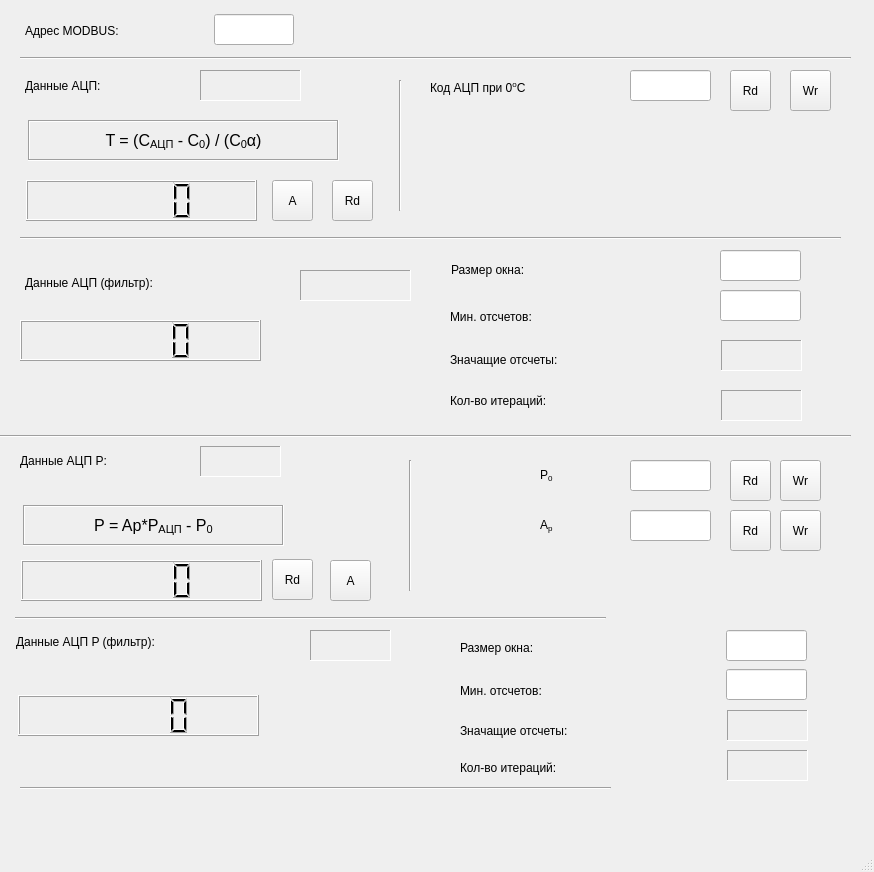
<?xml version="1.0" encoding="UTF-8"?>
<ui version="4.0">
 <class>fmTPPar</class>
 <widget class="QMainWindow" name="fmTPPar">
  <property name="geometry">
   <rect>
    <x>0</x>
    <y>0</y>
    <width>874</width>
    <height>872</height>
   </rect>
  </property>
  <property name="minimumSize">
   <size>
    <width>874</width>
    <height>872</height>
   </size>
  </property>
  <property name="maximumSize">
   <size>
    <width>874</width>
    <height>872</height>
   </size>
  </property>
  <property name="windowTitle">
   <string> Термометр и Измеритель давления</string>
  </property>
  <widget class="QWidget" name="centralwidget">
   <widget class="Line" name="line_4">
    <property name="geometry">
     <rect>
      <x>0</x>
      <y>426</y>
      <width>851</width>
      <height>20</height>
     </rect>
    </property>
    <property name="orientation">
     <enum>Qt::Horizontal</enum>
    </property>
   </widget>
   <widget class="Line" name="line_5">
    <property name="geometry">
     <rect>
      <x>15</x>
      <y>610</y>
      <width>591</width>
      <height>16</height>
     </rect>
    </property>
    <property name="orientation">
     <enum>Qt::Horizontal</enum>
    </property>
   </widget>
   <widget class="QToolButton" name="tbP0Rd">
    <property name="geometry">
     <rect>
      <x>730</x>
      <y>460</y>
      <width>41</width>
      <height>41</height>
     </rect>
    </property>
    <property name="text">
     <string>Rd</string>
    </property>
   </widget>
   <widget class="QLCDNumber" name="lcdDataConv_P">
    <property name="geometry">
     <rect>
      <x>21</x>
      <y>560</y>
      <width>241</width>
      <height>41</height>
     </rect>
    </property>
   </widget>
   <widget class="QLabel" name="label_7">
    <property name="geometry">
     <rect>
      <x>23</x>
      <y>505</y>
      <width>261</width>
      <height>41</height>
     </rect>
    </property>
    <property name="font">
     <font>
      <family>Arial</family>
      <pointsize>12</pointsize>
      <weight>50</weight>
      <bold>false</bold>
     </font>
    </property>
    <property name="frameShape">
     <enum>QFrame::Box</enum>
    </property>
    <property name="frameShadow">
     <enum>QFrame::Sunken</enum>
    </property>
    <property name="text">
     <string>P =  Ap*P&lt;sub&gt;АЦП&lt;/sub&gt; - P&lt;sub&gt;0&lt;/sub&gt;</string>
    </property>
    <property name="alignment">
     <set>Qt::AlignCenter</set>
    </property>
   </widget>
   <widget class="QLabel" name="label_15">
    <property name="geometry">
     <rect>
      <x>540</x>
      <y>460</y>
      <width>61</width>
      <height>31</height>
     </rect>
    </property>
    <property name="font">
     <font>
      <pointsize>9</pointsize>
     </font>
    </property>
    <property name="lineWidth">
     <number>-5</number>
    </property>
    <property name="text">
     <string>P&lt;sub&gt;0&lt;/sub&gt;</string>
    </property>
   </widget>
   <widget class="QLabel" name="llData_P">
    <property name="geometry">
     <rect>
      <x>200</x>
      <y>446</y>
      <width>81</width>
      <height>31</height>
     </rect>
    </property>
    <property name="font">
     <font>
      <pointsize>9</pointsize>
     </font>
    </property>
    <property name="frameShape">
     <enum>QFrame::Panel</enum>
    </property>
    <property name="frameShadow">
     <enum>QFrame::Sunken</enum>
    </property>
    <property name="text">
     <string/>
    </property>
   </widget>
   <widget class="QToolButton" name="tbScan_P">
    <property name="geometry">
     <rect>
      <x>272</x>
      <y>559</y>
      <width>41</width>
      <height>41</height>
     </rect>
    </property>
    <property name="text">
     <string>Rd</string>
    </property>
   </widget>
   <widget class="Line" name="line_6">
    <property name="geometry">
     <rect>
      <x>400</x>
      <y>460</y>
      <width>20</width>
      <height>131</height>
     </rect>
    </property>
    <property name="orientation">
     <enum>Qt::Vertical</enum>
    </property>
   </widget>
   <widget class="QLineEdit" name="leP0">
    <property name="geometry">
     <rect>
      <x>630</x>
      <y>460</y>
      <width>81</width>
      <height>31</height>
     </rect>
    </property>
    <property name="font">
     <font>
      <pointsize>9</pointsize>
     </font>
    </property>
   </widget>
   <widget class="QToolButton" name="tbAutoScan_P">
    <property name="geometry">
     <rect>
      <x>330</x>
      <y>560</y>
      <width>41</width>
      <height>41</height>
     </rect>
    </property>
    <property name="text">
     <string>A</string>
    </property>
   </widget>
   <widget class="QLabel" name="label_2">
    <property name="geometry">
     <rect>
      <x>20</x>
      <y>450</y>
      <width>181</width>
      <height>21</height>
     </rect>
    </property>
    <property name="font">
     <font>
      <pointsize>9</pointsize>
     </font>
    </property>
    <property name="text">
     <string>Данные АЦП P:</string>
    </property>
   </widget>
   <widget class="QToolButton" name="tbP0Wr">
    <property name="geometry">
     <rect>
      <x>780</x>
      <y>460</y>
      <width>41</width>
      <height>41</height>
     </rect>
    </property>
    <property name="text">
     <string>Wr</string>
    </property>
   </widget>
   <widget class="QLabel" name="label_19">
    <property name="geometry">
     <rect>
      <x>540</x>
      <y>510</y>
      <width>51</width>
      <height>31</height>
     </rect>
    </property>
    <property name="font">
     <font>
      <pointsize>9</pointsize>
     </font>
    </property>
    <property name="lineWidth">
     <number>-5</number>
    </property>
    <property name="text">
     <string>A&lt;sub&gt;p&lt;/sub&gt;</string>
    </property>
   </widget>
   <widget class="QToolButton" name="tbApRd">
    <property name="geometry">
     <rect>
      <x>730</x>
      <y>510</y>
      <width>41</width>
      <height>41</height>
     </rect>
    </property>
    <property name="text">
     <string>Rd</string>
    </property>
   </widget>
   <widget class="QLineEdit" name="leAp">
    <property name="geometry">
     <rect>
      <x>630</x>
      <y>510</y>
      <width>81</width>
      <height>31</height>
     </rect>
    </property>
    <property name="font">
     <font>
      <pointsize>9</pointsize>
     </font>
    </property>
   </widget>
   <widget class="QToolButton" name="tbApWr">
    <property name="geometry">
     <rect>
      <x>780</x>
      <y>510</y>
      <width>41</width>
      <height>41</height>
     </rect>
    </property>
    <property name="text">
     <string>Wr</string>
    </property>
   </widget>
   <widget class="QLabel" name="label_8">
    <property name="geometry">
     <rect>
      <x>460</x>
      <y>760</y>
      <width>221</width>
      <height>16</height>
     </rect>
    </property>
    <property name="font">
     <font>
      <pointsize>9</pointsize>
     </font>
    </property>
    <property name="text">
     <string>Кол-во итераций:</string>
    </property>
   </widget>
   <widget class="Line" name="line_8">
    <property name="geometry">
     <rect>
      <x>20</x>
      <y>780</y>
      <width>591</width>
      <height>16</height>
     </rect>
    </property>
    <property name="orientation">
     <enum>Qt::Horizontal</enum>
    </property>
   </widget>
   <widget class="QLabel" name="llNumPass_2">
    <property name="geometry">
     <rect>
      <x>727</x>
      <y>750</y>
      <width>81</width>
      <height>31</height>
     </rect>
    </property>
    <property name="font">
     <font>
      <pointsize>9</pointsize>
     </font>
    </property>
    <property name="frameShape">
     <enum>QFrame::Panel</enum>
    </property>
    <property name="frameShadow">
     <enum>QFrame::Sunken</enum>
    </property>
    <property name="text">
     <string/>
    </property>
   </widget>
   <widget class="QLabel" name="llCntS_2">
    <property name="geometry">
     <rect>
      <x>727</x>
      <y>710</y>
      <width>81</width>
      <height>31</height>
     </rect>
    </property>
    <property name="font">
     <font>
      <pointsize>9</pointsize>
     </font>
    </property>
    <property name="frameShape">
     <enum>QFrame::Panel</enum>
    </property>
    <property name="frameShadow">
     <enum>QFrame::Sunken</enum>
    </property>
    <property name="text">
     <string/>
    </property>
   </widget>
   <widget class="QLabel" name="label_20">
    <property name="geometry">
     <rect>
      <x>460</x>
      <y>680</y>
      <width>211</width>
      <height>21</height>
     </rect>
    </property>
    <property name="font">
     <font>
      <pointsize>9</pointsize>
     </font>
    </property>
    <property name="lineWidth">
     <number>-5</number>
    </property>
    <property name="text">
     <string>Мин. отсчетов:</string>
    </property>
   </widget>
   <widget class="QLineEdit" name="leMinCntSP">
    <property name="geometry">
     <rect>
      <x>726</x>
      <y>669</y>
      <width>81</width>
      <height>31</height>
     </rect>
    </property>
    <property name="font">
     <font>
      <pointsize>9</pointsize>
     </font>
    </property>
   </widget>
   <widget class="QLCDNumber" name="lcdDataConvF_P">
    <property name="geometry">
     <rect>
      <x>18</x>
      <y>695</y>
      <width>241</width>
      <height>41</height>
     </rect>
    </property>
   </widget>
   <widget class="QLineEdit" name="leWSizeP">
    <property name="geometry">
     <rect>
      <x>726</x>
      <y>630</y>
      <width>81</width>
      <height>31</height>
     </rect>
    </property>
    <property name="font">
     <font>
      <pointsize>9</pointsize>
     </font>
    </property>
   </widget>
   <widget class="QLabel" name="label_9">
    <property name="geometry">
     <rect>
      <x>16</x>
      <y>632</y>
      <width>281</width>
      <height>20</height>
     </rect>
    </property>
    <property name="font">
     <font>
      <pointsize>9</pointsize>
     </font>
    </property>
    <property name="text">
     <string>Данные АЦП P (фильтр):</string>
    </property>
   </widget>
   <widget class="QLabel" name="label_10">
    <property name="geometry">
     <rect>
      <x>460</x>
      <y>720</y>
      <width>231</width>
      <height>21</height>
     </rect>
    </property>
    <property name="font">
     <font>
      <pointsize>9</pointsize>
     </font>
    </property>
    <property name="text">
     <string>Значащие отсчеты:</string>
    </property>
   </widget>
   <widget class="QLabel" name="llDataF_P">
    <property name="geometry">
     <rect>
      <x>310</x>
      <y>630</y>
      <width>81</width>
      <height>31</height>
     </rect>
    </property>
    <property name="font">
     <font>
      <pointsize>9</pointsize>
     </font>
    </property>
    <property name="frameShape">
     <enum>QFrame::Panel</enum>
    </property>
    <property name="frameShadow">
     <enum>QFrame::Sunken</enum>
    </property>
    <property name="text">
     <string/>
    </property>
   </widget>
   <widget class="QLabel" name="label_21">
    <property name="geometry">
     <rect>
      <x>460</x>
      <y>640</y>
      <width>191</width>
      <height>16</height>
     </rect>
    </property>
    <property name="font">
     <font>
      <pointsize>9</pointsize>
     </font>
    </property>
    <property name="lineWidth">
     <number>-5</number>
    </property>
    <property name="text">
     <string>Размер окна:</string>
    </property>
   </widget>
   <widget class="QLabel" name="label_6">
    <property name="geometry">
     <rect>
      <x>450</x>
      <y>390</y>
      <width>231</width>
      <height>21</height>
     </rect>
    </property>
    <property name="font">
     <font>
      <pointsize>9</pointsize>
     </font>
    </property>
    <property name="text">
     <string>Кол-во итераций:</string>
    </property>
   </widget>
   <widget class="QLineEdit" name="leWSize">
    <property name="geometry">
     <rect>
      <x>720</x>
      <y>250</y>
      <width>81</width>
      <height>31</height>
     </rect>
    </property>
    <property name="font">
     <font>
      <pointsize>9</pointsize>
     </font>
    </property>
   </widget>
   <widget class="QLineEdit" name="leMinCntS">
    <property name="geometry">
     <rect>
      <x>720</x>
      <y>290</y>
      <width>81</width>
      <height>31</height>
     </rect>
    </property>
    <property name="font">
     <font>
      <pointsize>9</pointsize>
     </font>
    </property>
   </widget>
   <widget class="QToolButton" name="tbCR0Wr">
    <property name="geometry">
     <rect>
      <x>790</x>
      <y>70</y>
      <width>41</width>
      <height>41</height>
     </rect>
    </property>
    <property name="text">
     <string>Wr</string>
    </property>
   </widget>
   <widget class="QToolButton" name="tbAutoScan">
    <property name="geometry">
     <rect>
      <x>272</x>
      <y>180</y>
      <width>41</width>
      <height>41</height>
     </rect>
    </property>
    <property name="text">
     <string>A</string>
    </property>
   </widget>
   <widget class="Line" name="line_2">
    <property name="geometry">
     <rect>
      <x>20</x>
      <y>50</y>
      <width>831</width>
      <height>16</height>
     </rect>
    </property>
    <property name="orientation">
     <enum>Qt::Horizontal</enum>
    </property>
   </widget>
   <widget class="QLineEdit" name="leCR0">
    <property name="geometry">
     <rect>
      <x>630</x>
      <y>70</y>
      <width>81</width>
      <height>31</height>
     </rect>
    </property>
    <property name="font">
     <font>
      <pointsize>9</pointsize>
     </font>
    </property>
   </widget>
   <widget class="QLabel" name="label_16">
    <property name="geometry">
     <rect>
      <x>25</x>
      <y>15</y>
      <width>181</width>
      <height>31</height>
     </rect>
    </property>
    <property name="font">
     <font>
      <pointsize>9</pointsize>
     </font>
    </property>
    <property name="text">
     <string>Адрес MODBUS:</string>
    </property>
   </widget>
   <widget class="QLabel" name="llCntS">
    <property name="geometry">
     <rect>
      <x>721</x>
      <y>340</y>
      <width>81</width>
      <height>31</height>
     </rect>
    </property>
    <property name="font">
     <font>
      <pointsize>9</pointsize>
     </font>
    </property>
    <property name="frameShape">
     <enum>QFrame::Panel</enum>
    </property>
    <property name="frameShadow">
     <enum>QFrame::Sunken</enum>
    </property>
    <property name="text">
     <string/>
    </property>
   </widget>
   <widget class="QLabel" name="label_3">
    <property name="geometry">
     <rect>
      <x>28</x>
      <y>120</y>
      <width>311</width>
      <height>41</height>
     </rect>
    </property>
    <property name="font">
     <font>
      <family>Arial</family>
      <pointsize>12</pointsize>
      <weight>50</weight>
      <bold>false</bold>
     </font>
    </property>
    <property name="frameShape">
     <enum>QFrame::Box</enum>
    </property>
    <property name="frameShadow">
     <enum>QFrame::Sunken</enum>
    </property>
    <property name="text">
     <string>T =  (C&lt;sub&gt;АЦП&lt;/sub&gt; - С&lt;sub&gt;0&lt;/sub&gt;) / (С&lt;sub&gt;0&lt;/sub&gt;&amp;#945;)</string>
    </property>
    <property name="alignment">
     <set>Qt::AlignCenter</set>
    </property>
   </widget>
   <widget class="QLabel" name="label_18">
    <property name="geometry">
     <rect>
      <x>451</x>
      <y>260</y>
      <width>161</width>
      <height>20</height>
     </rect>
    </property>
    <property name="font">
     <font>
      <pointsize>9</pointsize>
     </font>
    </property>
    <property name="lineWidth">
     <number>-5</number>
    </property>
    <property name="text">
     <string>Размер окна:</string>
    </property>
   </widget>
   <widget class="QLabel" name="llDataF">
    <property name="geometry">
     <rect>
      <x>300</x>
      <y>270</y>
      <width>111</width>
      <height>31</height>
     </rect>
    </property>
    <property name="font">
     <font>
      <pointsize>9</pointsize>
     </font>
    </property>
    <property name="frameShape">
     <enum>QFrame::Panel</enum>
    </property>
    <property name="frameShadow">
     <enum>QFrame::Sunken</enum>
    </property>
    <property name="text">
     <string/>
    </property>
   </widget>
   <widget class="QLabel" name="label">
    <property name="geometry">
     <rect>
      <x>25</x>
      <y>70</y>
      <width>161</width>
      <height>31</height>
     </rect>
    </property>
    <property name="font">
     <font>
      <pointsize>9</pointsize>
     </font>
    </property>
    <property name="text">
     <string>Данные АЦП:</string>
    </property>
   </widget>
   <widget class="QLabel" name="label_4">
    <property name="geometry">
     <rect>
      <x>25</x>
      <y>262</y>
      <width>261</width>
      <height>41</height>
     </rect>
    </property>
    <property name="font">
     <font>
      <pointsize>9</pointsize>
     </font>
    </property>
    <property name="text">
     <string>Данные АЦП (фильтр):</string>
    </property>
   </widget>
   <widget class="QLineEdit" name="leAddrMB">
    <property name="geometry">
     <rect>
      <x>214</x>
      <y>14</y>
      <width>80</width>
      <height>31</height>
     </rect>
    </property>
    <property name="font">
     <font>
      <pointsize>9</pointsize>
     </font>
    </property>
   </widget>
   <widget class="Line" name="line">
    <property name="geometry">
     <rect>
      <x>390</x>
      <y>80</y>
      <width>20</width>
      <height>131</height>
     </rect>
    </property>
    <property name="orientation">
     <enum>Qt::Vertical</enum>
    </property>
   </widget>
   <widget class="QLabel" name="label_5">
    <property name="geometry">
     <rect>
      <x>450</x>
      <y>350</y>
      <width>231</width>
      <height>20</height>
     </rect>
    </property>
    <property name="font">
     <font>
      <pointsize>9</pointsize>
     </font>
    </property>
    <property name="text">
     <string>Значащие отсчеты:</string>
    </property>
   </widget>
   <widget class="QLabel" name="llData">
    <property name="geometry">
     <rect>
      <x>200</x>
      <y>70</y>
      <width>101</width>
      <height>31</height>
     </rect>
    </property>
    <property name="font">
     <font>
      <pointsize>9</pointsize>
     </font>
    </property>
    <property name="frameShape">
     <enum>QFrame::Panel</enum>
    </property>
    <property name="frameShadow">
     <enum>QFrame::Sunken</enum>
    </property>
    <property name="text">
     <string/>
    </property>
   </widget>
   <widget class="QLabel" name="llNumPass">
    <property name="geometry">
     <rect>
      <x>721</x>
      <y>390</y>
      <width>81</width>
      <height>31</height>
     </rect>
    </property>
    <property name="font">
     <font>
      <pointsize>9</pointsize>
     </font>
    </property>
    <property name="frameShape">
     <enum>QFrame::Panel</enum>
    </property>
    <property name="frameShadow">
     <enum>QFrame::Sunken</enum>
    </property>
    <property name="text">
     <string/>
    </property>
   </widget>
   <widget class="QLabel" name="label_17">
    <property name="geometry">
     <rect>
      <x>450</x>
      <y>306</y>
      <width>191</width>
      <height>21</height>
     </rect>
    </property>
    <property name="font">
     <font>
      <pointsize>9</pointsize>
     </font>
    </property>
    <property name="lineWidth">
     <number>-5</number>
    </property>
    <property name="text">
     <string>Мин. отсчетов:</string>
    </property>
   </widget>
   <widget class="QToolButton" name="tbCR0Rd">
    <property name="geometry">
     <rect>
      <x>730</x>
      <y>70</y>
      <width>41</width>
      <height>41</height>
     </rect>
    </property>
    <property name="text">
     <string>Rd</string>
    </property>
   </widget>
   <widget class="QLCDNumber" name="lcdDataConv">
    <property name="geometry">
     <rect>
      <x>26</x>
      <y>180</y>
      <width>231</width>
      <height>41</height>
     </rect>
    </property>
   </widget>
   <widget class="QLabel" name="label_14">
    <property name="geometry">
     <rect>
      <x>430</x>
      <y>63</y>
      <width>211</width>
      <height>51</height>
     </rect>
    </property>
    <property name="font">
     <font>
      <pointsize>9</pointsize>
     </font>
    </property>
    <property name="lineWidth">
     <number>-5</number>
    </property>
    <property name="text">
     <string>Код АЦП при 0&lt;sup&gt;o&lt;/sup&gt;С</string>
    </property>
   </widget>
   <widget class="QToolButton" name="tbScan">
    <property name="geometry">
     <rect>
      <x>332</x>
      <y>180</y>
      <width>41</width>
      <height>41</height>
     </rect>
    </property>
    <property name="text">
     <string>Rd</string>
    </property>
   </widget>
   <widget class="Line" name="line_3">
    <property name="geometry">
     <rect>
      <x>20</x>
      <y>230</y>
      <width>821</width>
      <height>16</height>
     </rect>
    </property>
    <property name="orientation">
     <enum>Qt::Horizontal</enum>
    </property>
   </widget>
   <widget class="QLCDNumber" name="lcdDataConvF">
    <property name="geometry">
     <rect>
      <x>20</x>
      <y>320</y>
      <width>241</width>
      <height>41</height>
     </rect>
    </property>
   </widget>
  </widget>
  <widget class="QMenuBar" name="menubar">
   <property name="geometry">
    <rect>
     <x>0</x>
     <y>0</y>
     <width>874</width>
     <height>38</height>
    </rect>
   </property>
  </widget>
  <widget class="QStatusBar" name="statusbar"/>
  <action name="actConf">
   <property name="text">
    <string>Настройки</string>
   </property>
  </action>
 </widget>
 <resources/>
 <connections/>
</ui>
